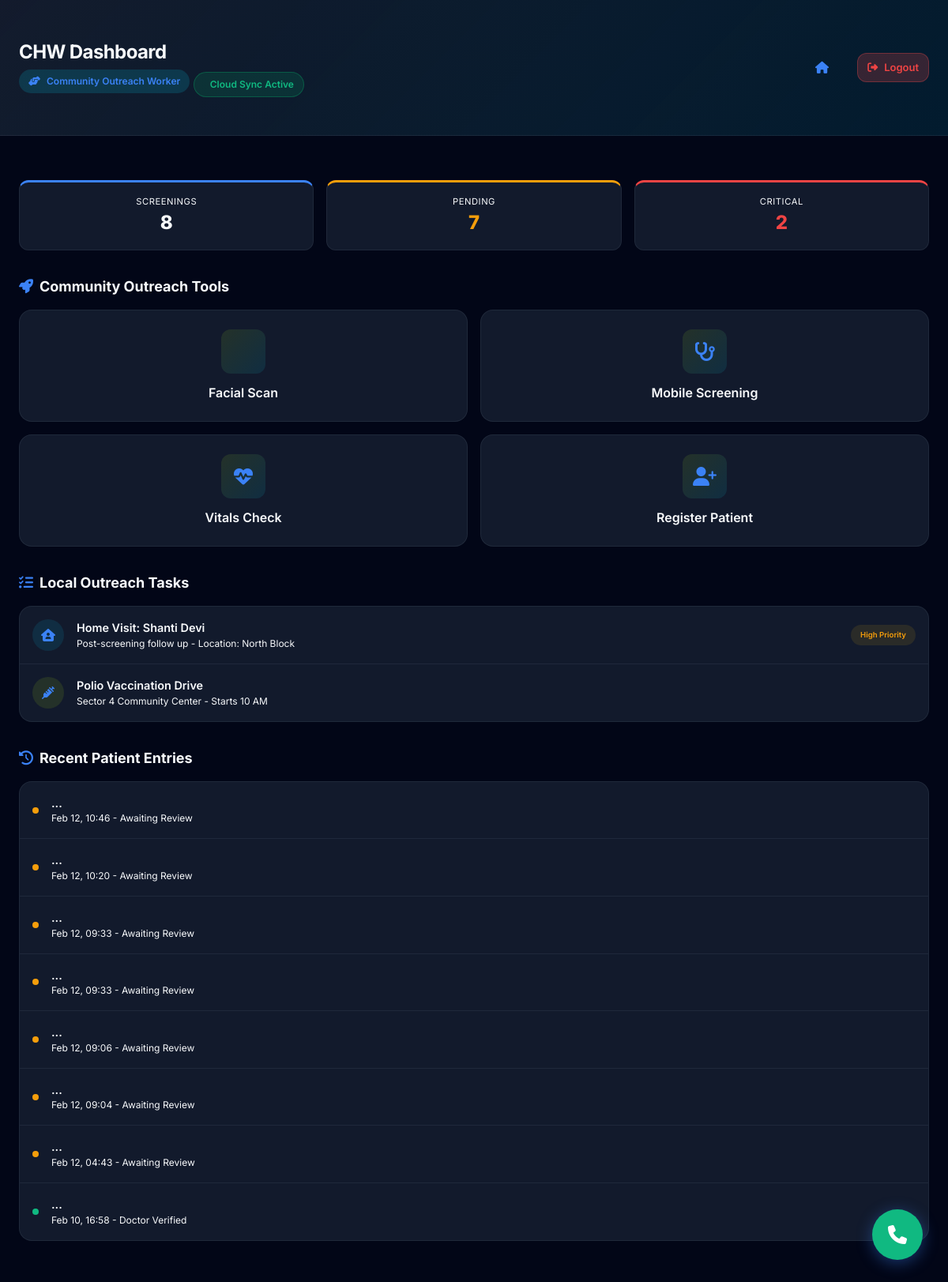
/chw/dashboard (signed in), run on an earlier commit of the app's database.
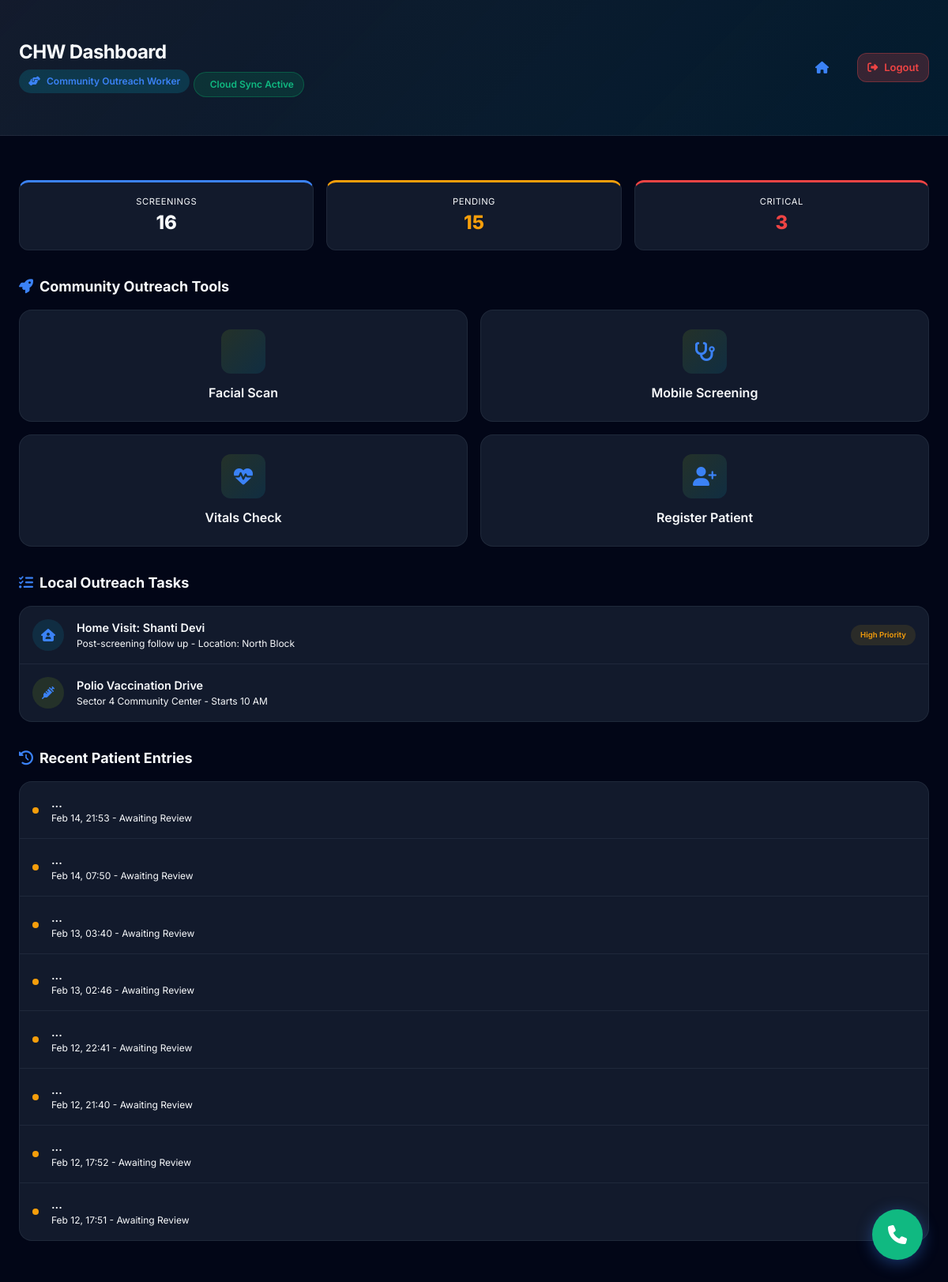
And on a later commit of the database.
### app.py (models this page shows)
class User(db.Model, UserMixin):
    id = db.Column(db.Integer, primary_key=True)
    username = db.Column(db.String(150), unique=True, nullable=False)
    email = db.Column(db.String(150), unique=True, nullable=False)
    password = db.Column(db.String(150), nullable=False)
    age = db.Column(db.Integer, nullable=True)
    gender = db.Column(db.String(20), nullable=True)
    existing_conditions = db.Column(db.Text, nullable=True)  # Comma-separated conditions
    role = db.Column(db.String(20), default='patient')  # patient, doctor, chw (community health worker)
    whatsapp_number = db.Column(db.String(20), nullable=True)  # Format: +91XXXXXXXXXX
    family_whatsapp = db.Column(db.String(20), nullable=True)  # Emergency contact WhatsApp
    preferred_language = db.Column(db.String(10), default='english')  # english, hindi, telugu, tamil, bengali, marathi
    symptom_reports = db.relationship('SymptomReport', backref='user', lazy=True, foreign_keys='SymptomReport.user_id')
    prescriptions = db.relationship('Prescription', backref='user', lazy=True)
    vital_records = db.relationship('VitalRecord', backref='user', lazy=True)
    appointments = db.relationship('Appointment', backref='user', lazy=True, foreign_keys='Appointment.user_id')

class SymptomReport(db.Model):
    id = db.Column(db.Integer, primary_key=True)
    user_id = db.Column(db.Integer, db.ForeignKey('user.id'), nullable=False)
    symptoms_text = db.Column(db.Text, nullable=False)
    affected_area = db.Column(db.String(100), nullable=True)  # e.g., "head", "chest", "stomach"
    severity = db.Column(db.Integer, nullable=True)  # 1-10 scale
    duration = db.Column(db.String(50), nullable=True)  # e.g., "2 days", "1 week"
    image_path = db.Column(db.String(255), nullable=True)
    ai_prediction = db.Column(db.Text, nullable=True)  # JSON with disease, confidence, etc.
    confidence_score = db.Column(db.Float, nullable=True)
    doctor_approved = db.Column(db.Boolean, default=False)
    doctor_notes = db.Column(db.Text, nullable=True)
    approved_by = db.Column(db.Integer, db.ForeignKey('user.id'), nullable=True)  # Doctor who approved
    approved_at = db.Column(db.DateTime, nullable=True)
    created_at = db.Column(db.DateTime, default=datetime.utcnow)

### app.py (the view)
@app.route('/chw/dashboard')
@login_required
@doctor_required
def chw_dashboard():
    screening_tools = [
        {'name': 'Facial Scan', 'icon': 'face-viewfinder', 'url': 'facial_scan'},
        {'name': 'Mobile Screening', 'icon': 'stethoscope', 'url': 'symptom_input'},
        {'name': 'Vitals Check', 'icon': 'heart-pulse', 'url': 'vitals_input'},
        {'name': 'Register Patient', 'icon': 'user-plus', 'url': 'chw_register_patient'}
    ]
    stats = {
        'total_screenings': SymptomReport.query.count(),
        'pending_reviews': SymptomReport.query.filter_by(doctor_approved=False).count(),
        'high_severity': SymptomReport.query.filter(SymptomReport.severity >= 7).count()
    }
    recent_reports = SymptomReport.query.order_by(SymptomReport.created_at.desc()).limit(8).all()
    return render_template('chw_dashboard.html',
                         tools=screening_tools,
                         recent_reports=recent_reports,
                         stats=stats)

### app.py (called while the page is built)
@app.context_processor
def inject_languages():
    return dict(LANGUAGES=LANGUAGES, now=datetime.utcnow)

@app.template_filter('translate')
def translate_filter(text):
    if not text:
        return ""
    text = re.sub(r'\s+', ' ', text.strip())
    lang_code = session.get('lang')
    if not lang_code and current_user.is_authenticated:
        pref = getattr(current_user, 'preferred_language', 'english')
        if pref:
            lang_map = {
                'english': 'en', 'hindi': 'hi', 'telugu': 'te',
                'tamil': 'ta', 'bengali': 'bn', 'marathi': 'mr'
            }
            lang_code = lang_map.get(pref.lower(), 'en')
            session['lang'] = lang_code # Sync session
    if not lang_code:
        lang_code = 'en'
    return get_ui_translation(text, lang_code)

def doctor_required(f):
    from functools import wraps
    @wraps(f)
    def decorated_function(*args, **kwargs):
        if not current_user.is_authenticated or current_user.role not in ['doctor', 'chw']:
            flash('Access denied. Doctor or CHW role required.', 'error')
            return redirect(url_for('dashboard'))
        return f(*args, **kwargs)
    return decorated_function

### templates/chw_dashboard.html (shortened to what the changed rows need)
<!DOCTYPE html>
<html lang="en">
<head>
    <link rel="stylesheet" href="https://cdnjs.cloudflare.com/ajax/libs/font-awesome/6.4.0/css/all.min.css">
    <link rel="stylesheet" href="/static/css/style.css">
</head>
<body>
    <header class="chw-header">
        <div class="container">
            <div style="display: flex; align-items: center; justify-content: space-between;">
                <div>
                    <h1 style="font-size: 1.5rem; margin-bottom: 0.25rem;">{{ 'CHW Dashboard' | translate }}</h1>
                </div>
            </div>
        </div>
    </header>
    <main style="padding: 2rem 0;">
        <div class="container">
            <div class="stats-overview"
                style="display: grid; grid-template-columns: repeat(3, 1fr); gap: 1rem; margin-bottom: 2rem;">
                <div class="stat-card"
                    style="background: var(--bg-card); padding: 1rem; border-radius: var(--radius-md); border: 1px solid var(--border-color); text-align: center; border-top: 3px solid var(--primary);">
                    <div
                        style="font-size: 0.7rem; color: var(--text-tertiary); text-transform: uppercase; letter-spacing: 0.05em;">
                        {{ 'Screenings' | translate }}</div>
                    <div style="font-size: 1.5rem; font-weight: 800; color: var(--text-primary);">{{
                        stats.total_screenings }}</div>
                </div>
                <div class="stat-card"
                    style="background: var(--bg-card); padding: 1rem; border-radius: var(--radius-md); border: 1px solid var(--border-color); text-align: center; border-top: 3px solid var(--warning);">
                    <div
                        style="font-size: 0.7rem; color: var(--text-tertiary); text-transform: uppercase; letter-spacing: 0.05em;">
                        {{ 'Pending' | translate }}</div>
                    <div style="font-size: 1.5rem; font-weight: 800; color: var(--warning);">{{ stats.pending_reviews }}
                    </div>
                </div>
                <div class="stat-card"
                    style="background: var(--bg-card); padding: 1rem; border-radius: var(--radius-md); border: 1px solid var(--border-color); text-align: center; border-top: 3px solid var(--error);">
                    <div
                        style="font-size: 0.7rem; color: var(--text-tertiary); text-transform: uppercase; letter-spacing: 0.05em;">
                        {{ 'Critical' | translate }}</div>
                    <div style="font-size: 1.5rem; font-weight: 800; color: var(--error);">{{ stats.high_severity }}
                    </div>
                </div>
            </div>
            <div class="tools-grid">
                {% for tool in tools %}
                <a href="{{ url_for(tool.url) }}" class="tool-card">
                    <div class="tool-icon"
                        style="background: linear-gradient(135deg, rgba(196, 255, 13, 0.1), rgba(0, 217, 255, 0.1));">
                        <i class="fas fa-{{ tool.icon }}"></i>
                    </div>
                    <div class="tool-name">{{ tool.name | translate }}</div>
                </a>
                {% endfor %}
            </div>
            {% if recent_reports %}
            <div class="recent-list">
                {% for report in recent_reports %}
                <div class="recent-item">
                    <span
                        class="status-dot {% if report.doctor_approved %}status-approved{% else %}status-pending{% endif %}"></span>
                    <div class="recent-info">
                        <div class="recent-symptoms">{{ report.symptoms_text[:50] }}...</div>
                        <div class="recent-meta">{{ report.created_at.strftime('%b %d, %H:%M') }} - {% if
                            report.doctor_approved %}{{ 'Doctor Verified' | translate }}{% else %}{{ 'Awaiting Review' |
                            translate }}{% endif %}</div>
                    </div>
                </div>
                {% endfor %}
            </div>
            {% else %}
            <div class="empty-state">
                <p>No recent screenings found.</p>
            </div>
            {% endif %}
        </div>
    </main>
</body>
</html>

What changed in the data, as far as the page shows it:
no longer on this page (row unchanged): SymptomReport: doctor_approved False (drawn), created_at "Feb 12, 10:46", value "Awaiting Review"
no longer on this page (row unchanged): SymptomReport: doctor_approved False (drawn), created_at "Feb 12, 10:20", value "Awaiting Review"
no longer on this page (row unchanged): SymptomReport: doctor_approved False (drawn), created_at "Feb 12, 09:33", value "Awaiting Review"
no longer on this page (row unchanged): SymptomReport: doctor_approved False (drawn), created_at "Feb 12, 09:33", value "Awaiting Review"
no longer on this page (row unchanged): SymptomReport: doctor_approved False (drawn), created_at "Feb 12, 09:06", value "Awaiting Review"
no longer on this page (row unchanged): SymptomReport: doctor_approved False (drawn), created_at "Feb 12, 09:04", value "Awaiting Review"
no longer on this page (row unchanged): SymptomReport: doctor_approved False (drawn), created_at "Feb 12, 04:43", value "Awaiting Review"
no longer on this page (row unchanged): SymptomReport: doctor_approved True (drawn), created_at "Feb 10, 16:58", value "Doctor Verified"
added SymptomReport: doctor_approved False (drawn), created_at "Feb 14, 21:53", value "Awaiting Review"
added SymptomReport: doctor_approved False (drawn), created_at "Feb 14, 07:50", value "Awaiting Review"
added SymptomReport: doctor_approved False (drawn), created_at "Feb 13, 03:40", value "Awaiting Review"
added SymptomReport: doctor_approved False (drawn), created_at "Feb 13, 02:46", value "Awaiting Review"
added SymptomReport: doctor_approved False (drawn), created_at "Feb 12, 22:41", value "Awaiting Review"
added SymptomReport: doctor_approved False (drawn), created_at "Feb 12, 21:40", value "Awaiting Review"
added SymptomReport: doctor_approved False (drawn), created_at "Feb 12, 17:52", value "Awaiting Review"
added SymptomReport: doctor_approved False (drawn), created_at "Feb 12, 17:51", value "Awaiting Review"
Also different on the page:
{{ stats.total_screenings }}: "8" → "16"
{{ stats.pending_reviews }}: "7" → "15"
{{ stats.high_severity }}: "2" → "3"
